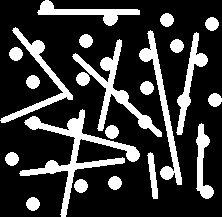
#> input picture Lab07 - Mathematical Morphology/art3.png, 222 x 217 px
$ jupyter execute --allow-errors lab07.ipynb
#> lines starting #> are read from the running program, lines starting #| are printed output that depends on the picture; after the words box and inside, x2 and y2 are one past the last pixel; in counts of white or black regions, pixels touching at a corner belong together
[cell 1]
# code here
import cv2
import matplotlib.pyplot as plt
import numpy as np

def Otsu(img):
    hist = cv2.calcHist([img],[0],None,[256],[0,256]).astype(int)
    hist = hist[::,0]

    sum = (np.sum(hist))
    prob = (1.0 * hist) / sum

    accup = np.zeros(256).astype(float)
    accum = np.zeros(256).astype(float)
    otsu = np.zeros(257).astype(float)

    accup[0] = prob[0]
    accum[0] = 0 * prob[0]

    i = (int)(1)
    while(i < 256):
        accup[i] = accup[i - 1] + prob[i]
        accum[i] = accum[i - 1] + i * prob[i]
        i += 1

    mg = (float)(accum[255])

    va = (float)(0)
    i = (int)(0)
    while(i < 256):
        va += prob[i] * (i - mg)**2
        i += 1

    i = (int)(0)
    while(i < 256):

        if(0 < accup[i] and accup[i] < 1):
            otsu[i] = (float)((mg * accup[i] - accum[i])**2 / (accup[i] * (1 - accup[i])))

        else:
            otsu[i] = 0

        i += 1

    best = (float)(np.max(otsu))

    s = (int)(0)
    q = (int)(0)

    i = (int)(0)

    while(i < 256):

        if(otsu[i] == best):
            s += i
            q += 1

        i += 1

    otsu[256] = (1.0 * s) / q

    return otsu


def dilatacao(img, kernel, center=[-1,-1]):

    linhas = img.shape[0]
    colunas = img.shape[1]

    if(center == [-1,-1]):
        center[0] = (int)(kernel.shape[0] / 2)
        center[1] = (int)(kernel.shape[1] / 2)

    NORM = 50

    img_pad = np.zeros((linhas + 2 * NORM, colunas + 2 * NORM))

    i = (int)(0)
    while(i < kernel.shape[0]):
        j = (int)(0)
        while(j < kernel.shape[1]):

            if(kernel[i,j] == 0):
                j += 1
                continue

            a = (int)(i - center[0])
            b = (int)(j - center[1])

            img_pad[ a+NORM:a+linhas+NORM, b+NORM:b+colunas+NORM ] += img

            j += 1
        i += 1

    img2 = img_pad[ NORM:linhas+NORM , NORM:colunas+NORM ]

    img2 = np.minimum(img2, 255)

    return img2

def erosao(img, kernel, center=[-1,-1]):

    kernel = 255 * kernel

    linhas = img.shape[0]
    colunas = img.shape[1]

    if(center == [-1,-1]):
        center[0] = (int)(kernel.shape[0] / 2)
        center[1] = (int)(kernel.shape[1] / 2)

    NORM = 50

    img2 = np.zeros((linhas, colunas))
    img_pad = np.zeros((linhas + 2 * NORM, colunas + 2 * NORM))
    img_pad[ NORM:NORM+linhas, NORM:NORM+colunas ] = img

    i = (int)(0)
    while(i < linhas):
        j = (int)(0)
        while(j < colunas):

            a = (int)(i - center[0])
            b = (int)(j - center[1])

            if(np.min(img_pad[ a+NORM:a+kernel.shape[0]+NORM, b+NORM:b+kernel.shape[1]+NORM] - kernel) >= 0):
                img2[i,j] = 255

            j += 1
        i += 1

    return img2

img = np.matrix([[0,0,  0,  0,  0,0,0],
                 [0,0,  0,  0,  0,0,0],
                 [0,0,255,255,255,0,0],
                 [0,0,255,255,255,0,0],
                 [0,0,255,255,255,0,0],
                 [0,0,  0,  0,  0,0,0],
                 [0,0,  0,  0,  0,0,0]])

kernel = np.ones((3,3))

print(img)
print(dilatacao(img,kernel))
print(erosao(img,kernel))

1)	A partir da imagem original obtenha as outras imagens conforme descrição

Desejamos separar linhas de círculos. Uma operação de abertura com um elemento estruturante na forma de círculo (definir o raio) faz essa tarefa.

[cell 2]
img1 = cv2.imread("art3.png", cv2.IMREAD_GRAYSCALE)
#> img1: shape (217, 222); 22.2% white; 22 white regions, largest, box (x1, y1, x2, y2) and area: (19, 109, 140, 217) 2271, (72, 39, 162, 137) 1502, (139, 30, 182, 185) 1227

kernel = np.matrix([[0, 0, 0, 0, 0, 1, 1, 1, 1, 0, 0, 0, 0, 0],
                    [0, 0, 0, 1, 1, 1, 1, 1, 1, 1, 1, 0, 0, 0],
                    [0, 0, 1, 1, 1, 1, 1, 1, 1, 1, 1, 1, 0, 0],
                    [0, 1, 1, 1, 1, 1, 1, 1, 1, 1, 1, 1, 1, 0],
                    [0, 1, 1, 1, 1, 1, 1, 1, 1, 1, 1, 1, 1, 0],
                    [1, 1, 1, 1, 1, 1, 1, 1, 1, 1, 1, 1, 1, 1],
                    [1, 1, 1, 1, 1, 1, 1, 1, 1, 1, 1, 1, 1, 1],
                    [1, 1, 1, 1, 1, 1, 1, 1, 1, 1, 1, 1, 1, 1],
                    [1, 1, 1, 1, 1, 1, 1, 1, 1, 1, 1, 1, 1, 1],
                    [0, 1, 1, 1, 1, 1, 1, 1, 1, 1, 1, 1, 1, 0],
                    [0, 1, 1, 1, 1, 1, 1, 1, 1, 1, 1, 1, 1, 0],
                    [0, 0, 1, 1, 1, 1, 1, 1, 1, 1, 1, 1, 0, 0],
                    [0, 0, 0, 1, 1, 1, 1, 1, 1, 1, 1, 0, 0, 0],
                    [0, 0, 0, 0, 0, 1, 1, 1, 1, 0, 0, 0, 0, 0]]).astype(np.uint8)

imgkernel = 255 * kernel

img2 = erosao(img1, kernel)
#> in erosao (call 2), `img_pad[ NORM:NORM+linhas, NORM:NORM+colunas ] = img`: img_pad: shape (317, 322) float64; 10.5% white; 22 white regions, largest, box (x1, y1, x2, y2) and area: (69, 159, 190, 267) 2271, (122, 89, 212, 187) 1502, (189, 80, 232, 235) 1227
#> after the loop in erosao (call 2), `while(i < linhas):`: img2: shape (217, 222) float64; 0.07% white in thin lines or dots, all inside (x1, y1, x2, y2) = (6, 1, 210, 199)
img2 = dilatacao(img2, kernel)
#> after the loop in dilatacao (call 2), `while(i < kernel.shape[0]):`:
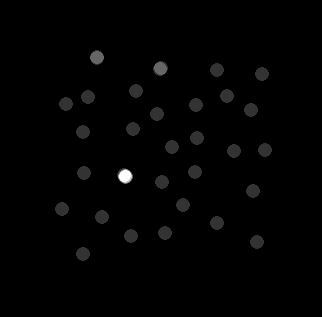
#> img_pad: shape (317, 322) float64; min 0, max 1275, mean 13.3; drawn with min black and max white
#> after the loop in dilatacao (call 2), `while(i < kernel.shape[0]):`: i = 14
#> in dilatacao (call 2), `img2 = np.minimum(img2, 255)`: img2: shape (217, 222) float64; 9.4% white; 30 white regions, largest, box (x1, y1, x2, y2) and area: (67, 118, 83, 134) 194, (103, 11, 118, 26) 167, (40, 0, 54, 15) 162

img3 = img1 - img2
#> img3: shape (217, 222) float64; 12.9% white; 16 white regions (1 under 20 px), largest, box (x1, y1, x2, y2) and area: (39, 123, 136, 217) 1392, (0, 27, 73, 123) 934, (147, 30, 182, 185) 931

plt.figure(figsize=(15, 15))

plt.subplot(2, 2, 1)
plt.title('Original')
plt.imshow(img1, cmap='gray', vmin=0, vmax=255)

plt.subplot(2, 2, 2)
plt.title('Imagem representativa do elemento estruturante 14x14')
plt.imshow(imgkernel, cmap='gray', vmin=0, vmax=255)

plt.subplot(2, 2, 3)
plt.title('Círculos')
plt.imshow(img2, cmap='gray', vmin=0, vmax=255)

plt.subplot(2, 2, 4)
plt.title('Retas')
plt.imshow(img3, cmap='gray', vmin=0, vmax=255)

2)

a) Obter linhas verticais. Abertura com elemento estruturante vertical 3x9
b) Obter linhas horizontais. Abertura com elemento estruturante horizontal 9x3. Tente eliminar as linhas erradas usando uma máscara maior

[cell 3]
img1 = cv2.imread("art2.png", cv2.IMREAD_GRAYSCALE)

kernel = np.matrix([[1, 1, 1, 1, 1, 1, 1, 1, 1, 1, 1, 1, 1, 1, 1],
                    [1, 1, 1, 1, 1, 1, 1, 1, 1, 1, 1, 1, 1, 1, 1],
                    [1, 1, 1, 1, 1, 1, 1, 1, 1, 1, 1, 1, 1, 1, 1]]).astype(np.uint8)

#> (the rest of this cell did not finish here and is left out)

3)

a) Theshold (t=210)

b) Utilizando abertura com elemento circular de 11 pixels para reter as células grandes

c) É possível reter somente os objetos pequenos utilizando a operação abertura?

    Somente com a operação abertura não, pois

        . elementos estruturante pequenos não eliminam os obejtos grandes na operação de erosão
        . elementos estruturante grandes eliminam os obejtos pequenos na operação de erosão

    e a abertura consiste em erodir e depois dilatar nunca conseguiremos separar os grandes do pequenos dessa maneira.

    Porém uma solução que utiliza a abertura e a operação de subtração seria o seguinte

        . utilizar abertura com elemento estruturante grande retem os objetos grandes (chamaremos a nova imagem de img2)
        . fazer a subtração da imagem original com a img2

    Assim conseguimos separar os pequenos separando os grandes e depois os tirando da original.

[cell 4]
img1 = cv2.imread("cel4.png", cv2.IMREAD_GRAYSCALE)
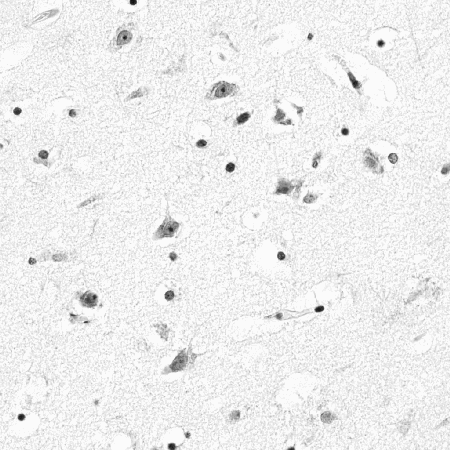
#> input picture Lab07 - Mathematical Morphology/cel4.png, 450 x 450 px
#> img1 is the input picture: shape (450, 450); min 16, max 251, mean 237.4
img2 = cv2.imread("cel4.png", cv2.IMREAD_GRAYSCALE)

i = (int)(0)
while(i < img1.shape[0]):
    j = (int)(0)
    while(j < img1.shape[1]):
        if(img1[i,j] <= 210):
            img2[i,j] = 255
        else:
            img2[i,j] = 0
        j += 1
    i += 1
#> img2: shape (450, 450); 5.4% white; 2669 white regions (2606 under 20 px), largest, box (x1, y1, x2, y2) and area: (162, 344, 203, 374) 446, (204, 81, 240, 100) 402, (273, 178, 305, 199) 366
#> after the loop, i = 450

#img2 = 255 * (img1 <= 210)

kernel = np.matrix([[0, 0, 0, 1, 1, 1, 1, 1, 0, 0, 0],
                    [0, 0, 1, 1, 1, 1, 1, 1, 1, 0, 0],
                    [0, 1, 1, 1, 1, 1, 1, 1, 1, 1, 0],
                    [1, 1, 1, 1, 1, 1, 1, 1, 1, 1, 1],
                    [1, 1, 1, 1, 1, 1, 1, 1, 1, 1, 1],
                    [1, 1, 1, 1, 1, 1, 1, 1, 1, 1, 1],
                    [1, 1, 1, 1, 1, 1, 1, 1, 1, 1, 1],
                    [1, 1, 1, 1, 1, 1, 1, 1, 1, 1, 1],
                    [0, 1, 1, 1, 1, 1, 1, 1, 1, 1, 0],
                    [0, 0, 1, 1, 1, 1, 1, 1, 1, 0, 0],
                    [0, 0, 0, 1, 1, 1, 1, 1, 0, 0, 0]]).astype(np.uint8)

img3 = erosao(img2, kernel)
#> in erosao (call 4), `img_pad[ NORM:NORM+linhas, NORM:NORM+colunas ] = img`: img_pad: shape (550, 550) float64; 3.6% white; 2669 white regions (2606 under 20 px), largest, box (x1, y1, x2, y2) and area: (212, 394, 253, 424) 446, (254, 131, 290, 150) 402, (323, 228, 355, 249) 366
#> after the loop in erosao (call 4), `while(i < linhas):`:
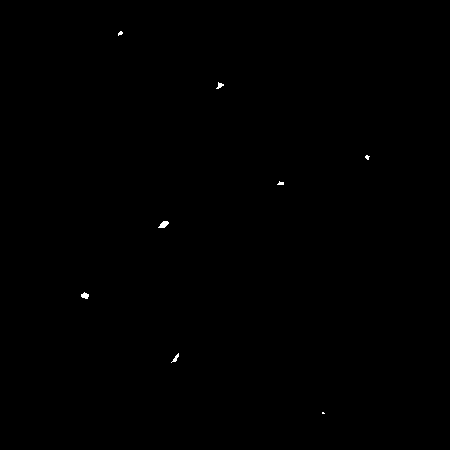
#> img2: shape (450, 450) float64; 0.1% white; 8 white regions (4 under 20 px), largest, box (x1, y1, x2, y2) and area: (158, 221, 169, 228) 49, (81, 292, 89, 299) 38, (171, 353, 179, 363) 29, (216, 82, 224, 89) 28
img3 = dilatacao(img3, kernel)
#> in dilatacao (call 3), `img2 = np.minimum(img2, 255)`: img2: shape (450, 450) float64; 0.83% white; 8 white regions, largest, box (x1, y1, x2, y2) and area: (157, 220, 178, 237) 275, (170, 352, 188, 372) 252, (80, 291, 98, 308) 243

plt.figure(figsize=(20, 15))

plt.subplot(1, 3, 1)
plt.title('Original')
plt.imshow(img1, cmap='gray', vmin=0, vmax=255)

plt.subplot(1, 3, 2)
plt.title('Original com theshold 210')
plt.imshow(img2, cmap='gray', vmin=0, vmax=255)

plt.subplot(1, 3, 3)
plt.title('Células grandes')
plt.imshow(img3, cmap='gray', vmin=0, vmax=255)

4)
Utilizando os conceitos já aprendidos na disciplina, faça um código que calcula a quantidade de objetos da imagem abaixo. Pode-se utilizar funções prontas do opencv (não para realizar a contagem em si, mas para realizar os passos necessários)

[cell 5]
img1 = cv2.imread("feijao.jpg", cv2.IMREAD_GRAYSCALE)
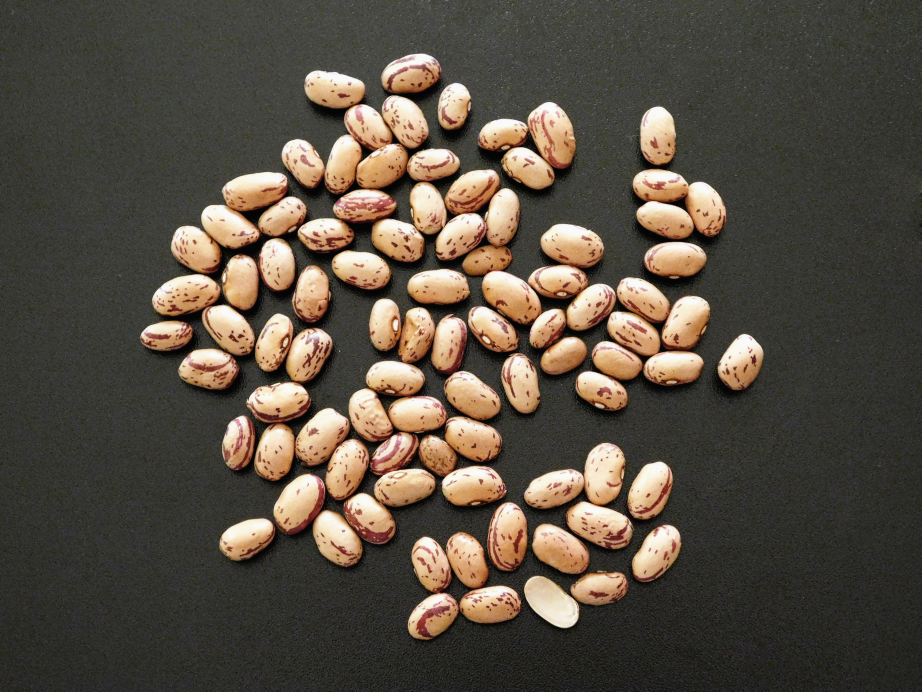
#> input picture Lab07 - Mathematical Morphology/feijao.jpg, 4608 x 3456 px (shown at 1/5 size)
#> img1: shape (3456, 4608); min 0, max 255, mean 80.4

# Diminuir o tamanho da imagem

newLinhas = (int)(img1.shape[0]/6)
#> newLinhas = 576
newColunas = (int)(img1.shape[1]/6)
#> newColunas = 768

img2 = cv2.resize(img1, (newColunas, newLinhas))
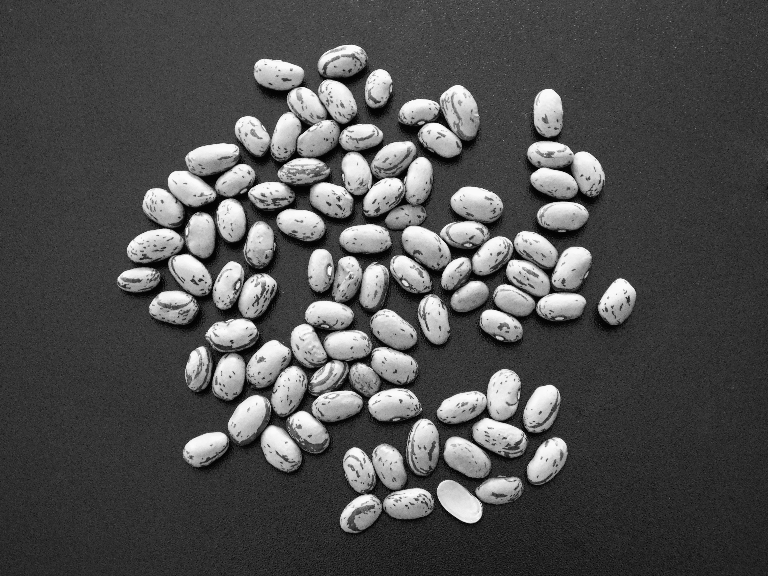
#> img2: shape (576, 768); min 1, max 251, mean 80.6
img2 = cv2.GaussianBlur(img2, (3,3), 1)

# Otsu para limiarizar a imagem

lim = Otsu(img2)
#> in Otsu, `hist = cv2.calcHist([img],[0],None,[256],[0,256]).astype(int)`: hist = 256 values, max 12133 at index 53, min 0 at index 0, mean 1728
#> in Otsu, `sum = (np.sum(hist))`: sum = 442368
#> in Otsu, `prob = (1.0 * hist) / sum`: prob = 256 values, max 0.0274 at index 53, min 0 at index 0, mean 0.00391
#> after the loop in Otsu, `while(i < 256):`: accum = 256 values from 0 to 80.55; accup = 256 values from 0 to 1; i = 256
#> in Otsu, `mg = (float)(accum[255])`: mg = 80.55
#> the loop in Otsu, `while(i < 256):` made 256 passes
#> va on passes 1 to 3: 0, 0, 0
#> after the loop in Otsu, `while(i < 256):`: i = 256; va = 3439.7
#> after the loop in Otsu, `while(i < 256):`: i = 256; otsu = 257 values, max 2957.9 at index 122, min 0 at index 0, mean 1764.7
#> in Otsu, `best = (float)(np.max(otsu))`: best = 2957.9
#> after the loop in Otsu, `while(i < 256):`: i = 256; q = 1; s = 122
#> lim = 257 values, max 2957.9 at index 122, min 0 at index 0, mean 1765.2
lim = lim[256]
#> lim = 122

linhas = img2.shape[0]
#> linhas = 576
colunas = img2.shape[1]
#> colunas = 768

img3 = np.zeros((linhas, colunas))

i = (int)(0)
while(i < linhas):
    j = (int)(0)
    while(j < colunas):
        if(img2[i,j] <= lim):
            img3[i,j] = 0
        else:
            img3[i,j] = 255
        j += 1
    i += 1
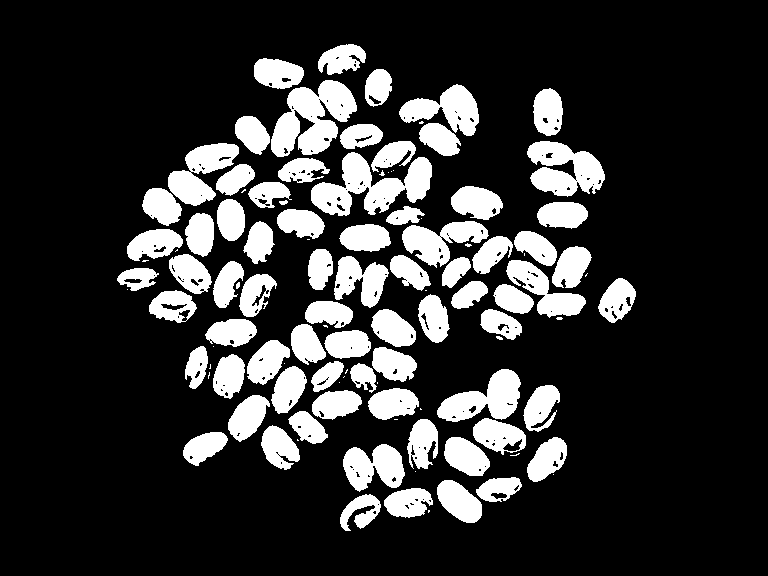
#> img3: shape (576, 768) float64; 19.5% white; 109 white regions (32 under 20 px), largest, box (x1, y1, x2, y2) and area: (271, 80, 357, 157) 3842, (311, 152, 432, 216) 3803, (527, 141, 605, 197) 2779
#> after the loop, i = 576

##img3 = 255 * (1 - (img2 <= lim))

#

# Abertura para separar objetos juntos por engano

kernel = np.zeros((11,11))
cv2.circle(kernel, (5,5), 5, 1, -1)
kernel = kernel.astype(np.uint8)
img4 = erosao(img3, kernel)
#> in erosao (call 5), `img_pad[ NORM:NORM+linhas, NORM:NORM+colunas ] = img`: img_pad: shape (676, 868) float64; 14.7% white; 109 white regions (32 under 20 px), largest, box (x1, y1, x2, y2) and area: (321, 130, 407, 207) 3842, (361, 202, 482, 266) 3803, (577, 191, 655, 247) 2779
#> after the loop in erosao (call 5), `while(i < linhas):`:
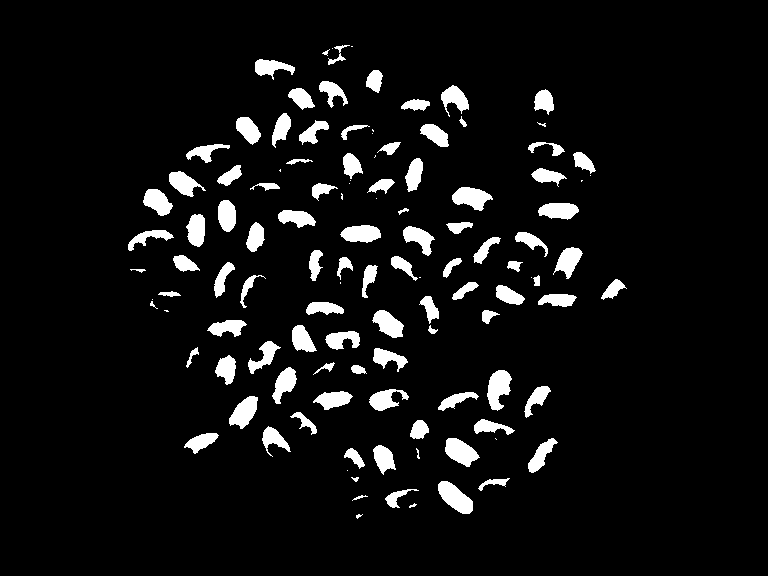
#> img2: shape (576, 768) float64; 6.6% white; 118 white regions (22 under 20 px), largest, box (x1, y1, x2, y2) and area: (438, 481, 473, 514) 676, (487, 370, 512, 411) 657, (445, 438, 480, 467) 614
img4 = dilatacao(img4, kernel)
#> after the loop in dilatacao (call 4), `while(i < kernel.shape[0]):`:
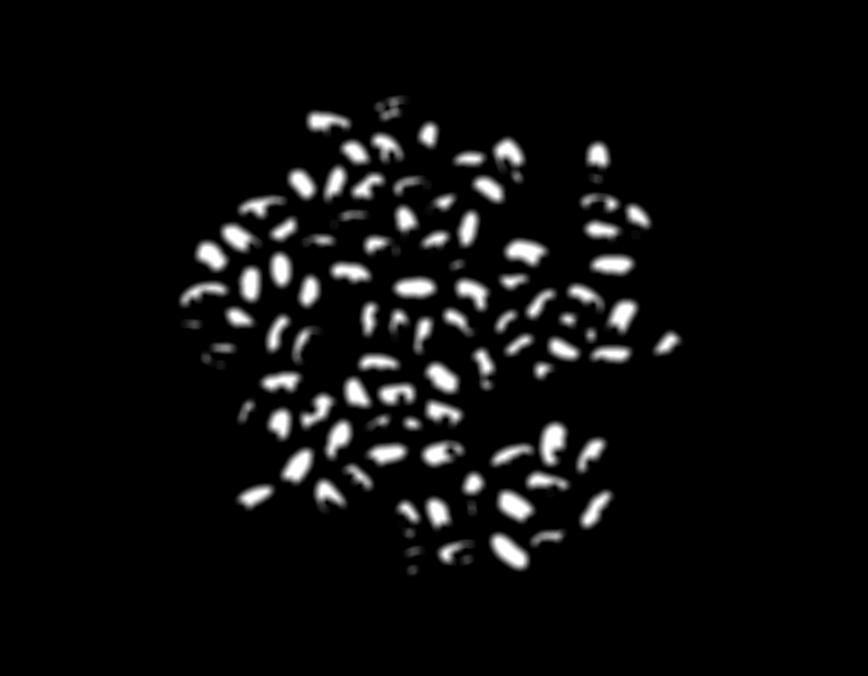
#> img_pad: shape (676, 868) float64; min 0, max 20655, mean 1032; drawn with min black and max white

#

# Componentes conectados com BFS

qtdComp = (int)(0)

direcao = np.matrix([[-1,0], [0,-1], [0,1], [1,0]])

marc = np.zeros((linhas, colunas))

i = (int)(0)
while(i < linhas):
    j = (int)(0)
    while(j < colunas):

        if(marc[i,j] == 1 or img4[i,j] == 0):
            j += 1
            continue

        qtdComp += 1

        fila = np.matrix([[i,j]])

        while(fila.shape[0] != 0):

            lin = fila[0,0]
            col = fila[0,1]

            fila = fila[1:fila.shape[0]]

            k = (int)(0)

            while(k < 4):

                nlin = lin + direcao[k,0]
                ncol = col + direcao[k,1]

                if(0 <= nlin and nlin < linhas and
                   0 <= ncol and ncol < colunas and
                   img4[nlin,ncol] == 255 and marc[nlin,ncol] == 0):

                    marc[nlin,ncol] = 1

                    aux = np.matrix([[nlin,ncol]])

                    fila = np.vstack((fila, aux))

                k += 1

        j += 1
    i += 1
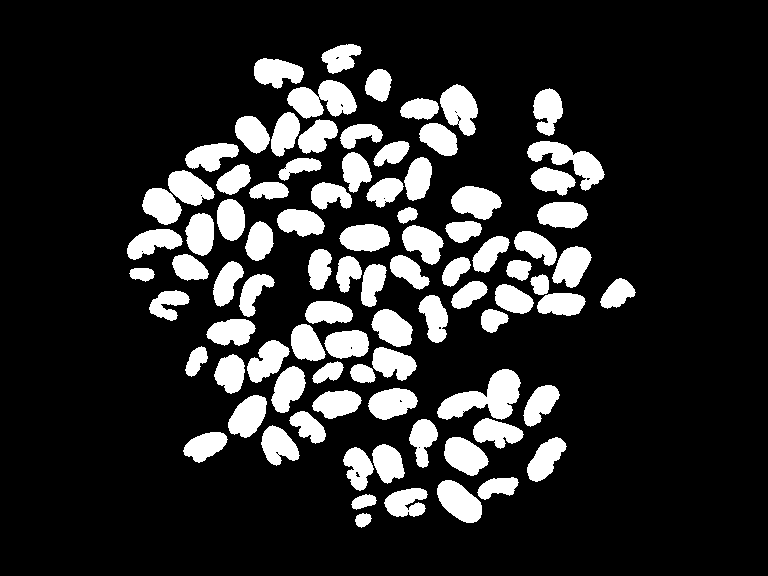
#> marc: shape (576, 768) float64; values 0 (black) and 1 (white), 16.9% white; 88 white regions, largest, box (x1, y1, x2, y2) and area: (437, 369, 521, 420) 2180, (287, 80, 357, 119) 1744, (527, 141, 605, 191) 1561

#

print("Quantidade de componenetes:", qtdComp)
#| Quantidade de componenetes: 89
print("Quantidade de componenetes real: 89")

plt.figure(figsize=(20, 10))

plt.subplot(2, 2, 1)
plt.title('Original ' + (str)(img1.shape))
plt.imshow(img1, cmap='gray', vmin=0, vmax=255)

plt.subplot(2, 2, 2)
plt.title('Original ' + (str)(img2.shape) + ' + suavização')
plt.imshow(img2, cmap='gray', vmin=0, vmax=255)

plt.subplot(2, 2, 3)
plt.title('Treshold com t =' + (str)(lim))
plt.imshow(img3, cmap='gray', vmin=0, vmax=255)

plt.subplot(2, 2, 4)
plt.title('Após abertura')
plt.imshow(img4, cmap='gray', vmin=0, vmax=255)
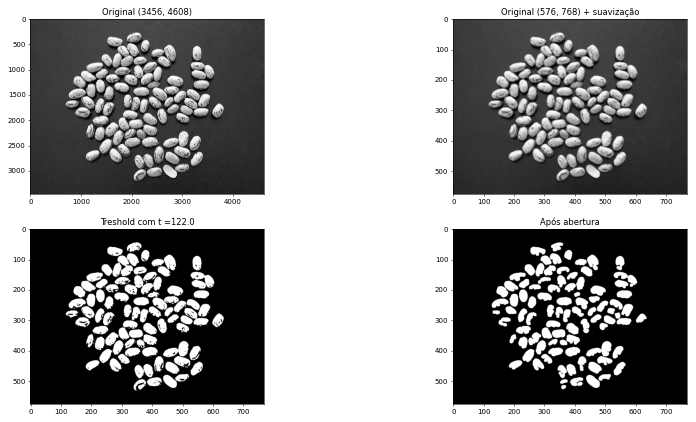
#> figure drawn by matplotlib, 4 panels
